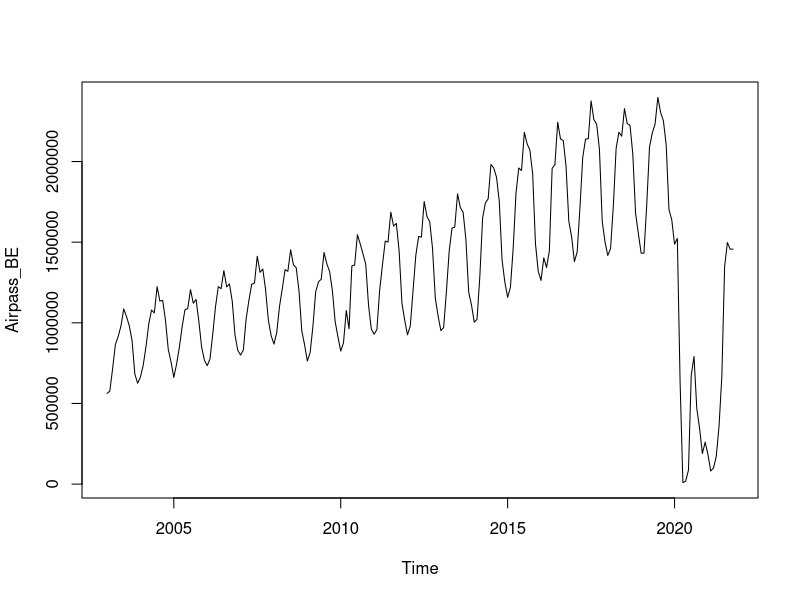
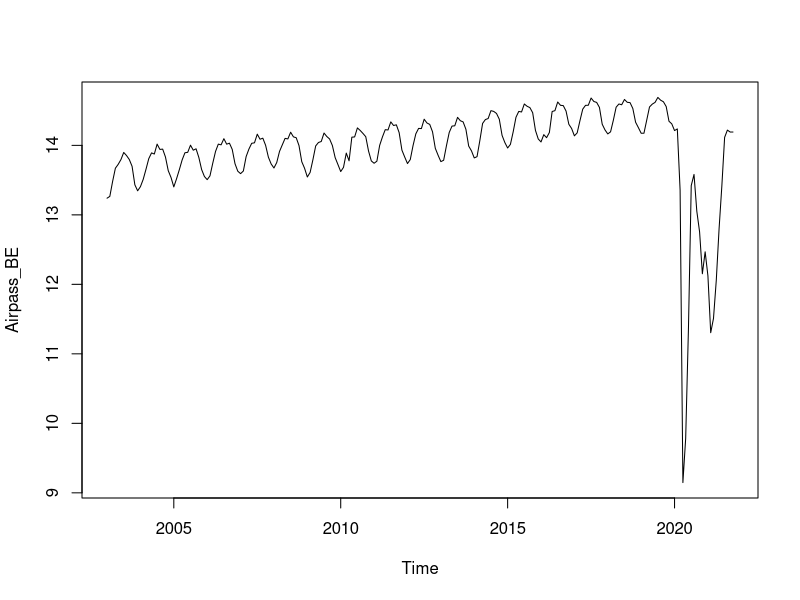
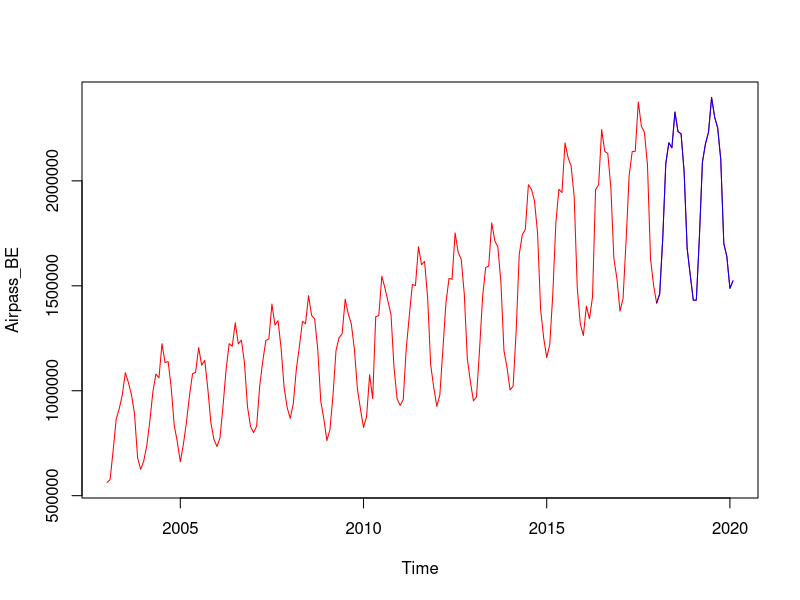

Generate these figures, in order, with R: (Note: this script raises an error after producing the figures.)
library(readxl)
library(dplyr)

setwd("C:/Users/nramanna/OneDrive - IESEG/Desktop/Forecasting") # Specify the working directory here.

data <- read_excel("DataSets2022.xlsx", sheet="Airpass_BE") # reading the data
airpass_BE <- ts(data[,2], frequency = 12, start = 2003)
plot(airpass_BE)
train <- window(airpass_BE,start = 2003, end=c(2017,12))
test <- window(airpass_BE, start = c(2018,1), end=c(2020,2))
train_test <- window(airpass_BE, end=c(2020,2))
plot(log(airpass_BE))

##Question 1
plot(train_test, col = 'red') #time series plot
lines(test, col="blue")
tsdisplay(train_test)
seasonplot(train_test, year.labels=TRUE, year.labels.left=TRUE,
           main="Seasonal plot",
           ylab="Number of passengers",
           col=rainbow(20), 
           pch=19)
monthplot(train_test, main="Seasonal subseries plot", 
          ylab = "Number of passengers",
          xlab="month", type="l")

acf(airpass_BE)

# Finding the optimal lambda value
l <- BoxCox.lambda(train_test)
l <- 0
summary(fit1)
summary(fit2)


h <- length(test)

#Question 3

# Seasonal naive
air_m1 <- snaive(train, h=h, lambda = 0)  # seasonal naive
checkresiduals(air_m1)
plot(air_m1)
accuracy(air_m1,test)[,c(2,3,5,6)]
# Question 4
#Forecasting by decomposition
air_m2 <- stlf(train, method="naive", h=h)
air_m3 <- stlf(train, method="rwdrift", h=h)
air_m4 <- stlf(train, method="ets", h=h)
air_m5 <- stlf(train, method="arima", h=h)
checkresiduals(air_m5)
#Forecasting by decomposition - log transformed
air_m6 <- stlf(train, method="naive", h=h, lambda = 0, biasadj = TRUE, s.window = 'periodic')
air_m7 <- stlf(train, method="rwdrift", h=h, lambda = 0, biasadj = TRUE,s.window = 'periodic')
air_m8 <- stlf(train, method="ets", h=h, lambda = 0, biasadj = TRUE, s.window = 'periodic')
air_m9 <- stlf(train, method="arima", h=h, lambda = 0, biasadj = TRUE, s.window = 'periodic')
checkresiduals(air_m6)
#####################################################################
#### shorter procedure for accuracy and residual diagnostic table ###
#####################################################################

#list of models

models <- c("STL naive lambda", "STL rwdrift lambda", "STL ets lambda", "STL arima lambda" )

n <- length(models); n   #number of models

#naming of models for the given data set
m <- "air_m"

#naming of training and test set
trainset <- train
testset <- test

#prepare the accuracy tables
a_train <- matrix(nrow = 0, ncol = 5)
a_test  <- matrix(nrow = 0, ncol = 5)

#prepare the residual diagnostic table
res_matrix <- matrix(nrow = n, ncol = 4)
rownames(res_matrix) <- models
colnames(res_matrix) <- c("nr", "Q*", "df", "p-value")

#for loop to collect measures
for(i in 1:4) 
{
  #accuracy measures
  assign(paste0("a_m", i), accuracy(get(paste0(m, i)), testset)[,c(2,3,5,6)])
  a_train <- rbind(a_train, c(i, get(paste0("a_m", i))[1,]))
  a_test <- rbind(a_test, c(i, get(paste0("a_m", i))[2,]))
  
  #residual diagnostics  
  assign(paste0("res_m", i), checkresiduals(get(paste0(m, i)), plot = FALSE))
  res_matrix[i,] <- c(i, get(paste0("res_m", i))$statistic, 
                      get(paste0("res_m", i))$parameter, 
                      get(paste0("res_m", i))$p.value)
}

rownames(a_train) <- models
colnames(a_train)[1] <- "nr"

rownames(a_test) <- models
colnames(a_test)[1] <- "nr"

a_train
a_test
round(res_matrix, digits = 4)
#####################################################################
#### end of procedure for accuracy and residual diagnostic table ###
#####################################################################


plot(air_m1)
checkresiduals(air_m1)

## Question 5
# Seasonal exponential smoothing methods
air_m10 <- hw(train, damped = FALSE, seasonal = "additive", h=h)
air_m11 <- hw(train, damped = TRUE, seasonal = "additive", h=h)
air_m12 <- hw(train, damped = FALSE, seasonal = "multiplicative", h=h)
air_m13 <- hw(train, damped = TRUE, seasonal = "multiplicative", h=h)

# Seasonal exponential smoothing methods - log transformed
air_m14 <- hw(train, damped = FALSE, seasonal = "additive", lambda = 0, biasadj = TRUE, h=h)
air_m15 <- hw(train, damped = TRUE, seasonal = "additive", lambda = 0, biasadj = TRUE, h=h)
accuracy(air_m14, test)[,c(2,3,5,6)]
checkresiduals(air_m14)
accuracy(air_m15, test)[,c(2,3,5,6)]
checkresiduals(air_m15)
plot(air_m15)

l<-0
m1 <- ets(train, model = "AAA", damped = TRUE)
air_m1 <- forecast(m1, h=h)     
m2 <- ets(train, model = "MAA", damped = TRUE)
air_m2 <- forecast(m2, h=h)     
m3 <- ets(train, model = "MAM", damped = TRUE)
air_m3 <- forecast(m3, h=h)     
m4 <- ets(train, model = "AAA", damped = FALSE, lambda = l, biasadj = TRUE)
air_m4 <- forecast(m4, h=h)     
m5 <- ets(train, model = "AAA", damped = TRUE, lambda = l, biasadj = TRUE)
air_m5 <- forecast(m5, h=h)     
checkresiduals(air_m5)
plot(air_m5)
# ETS Automated procedure
m6 <- ets(train, lambda = l, biasadj = TRUE)
air_m6 <- forecast(m6, h=h)
checkresiduals(air_m6)

#list of models
models <- c("AAdA", "MAdA", "MAdM", "AAA lambda", "AAdA lambda", 'Auto ETS')



n <- length(models); n   #number of models

#naming of models for the given data set
m <- "air_m"

#naming of training and test set
trainset <- train
testset <- test

#prepare the accuracy tables
a_train <- matrix(nrow = 0, ncol = 5)
a_test  <- matrix(nrow = 0, ncol = 5)

#prepare the residual diagnostic table
res_matrix <- matrix(nrow = n, ncol = 4)
rownames(res_matrix) <- models
colnames(res_matrix) <- c("nr", "Q*", "df", "p-value")

#for loop to collect measures
for(i in 1:6) 
{
  #accuracy measures
  assign(paste0("a_m", i), accuracy(get(paste0(m, i)), testset)[,c(2,3,5,6)])
  a_train <- rbind(a_train, c(i, get(paste0("a_m", i))[1,]))
  a_test <- rbind(a_test, c(i, get(paste0("a_m", i))[2,]))
  
  #residual diagnostics  
  assign(paste0("res_m", i), checkresiduals(get(paste0(m, i)), plot = FALSE))
  res_matrix[i,] <- c(i, get(paste0("res_m", i))$statistic, 
                      get(paste0("res_m", i))$parameter, 
                      get(paste0("res_m", i))$p.value)
}

rownames(a_train) <- models
colnames(a_train)[1] <- "nr"

rownames(a_test) <- models
colnames(a_test)[1] <- "nr"

a_train
a_test
round(res_matrix, digits = 4)
#####################################################################
#### end of procedure for accuracy and residual diagnostic table ###
#####################################################################


# Question Arima
# ARIMA models
nsdiffs(train)
ndiffs(diff(train,12), test = "adf")

m17 <- auto.arima(train, stepwise = FALSE, approximation = FALSE)
air_m17 <- forecast(m17, h=h)
accuracy(air_m17, test)[,c(2,3,5,6)]
m18 <- auto.arima(train, stepwise = FALSE, approximation = FALSE, lambda = 0, biasadj = TRUE)
air_m18 <- forecast(m18, h=h)
accuracy(air_m18, test)[,c(2,3,5,6)]
m19 <- auto.arima(train, stepwise = FALSE, approximation = FALSE, d=1, D=1)
air_m19 <- forecast(m19, h=h)
accuracy(air_m19, test)[,c(2,3,5,6)]
checkresiduals(air_m19)
m20 <- auto.arima(train, stepwise = FALSE, approximation = FALSE, lambda = 0, biasadj = TRUE, d=1, D=1)
air_m20 <- forecast(m20, h=h)
accuracy(air_m20, test)[,c(2,3,5,6)]
checkresiduals(air_m20)
plot(air_m20)
plot(air_m17)
checkresiduals(air_m17)
#####################################################################
# Question 7
air_m1 <- snaive(train, h=h, lambda = 0)
air_m2 <- stlf(train, method="ets", h=h, lambda = 0, biasadj = TRUE, s.window = 'periodic')
m3 <- ets(train, model = "AAA", damped = TRUE, lambda = l, biasadj = TRUE)
air_m3 <- forecast(m3, h=h)
m4 <- ets(train, lambda = l, biasadj = TRUE)
air_m4 <- forecast(m4, h=h)
m5 <- auto.arima(train, stepwise = FALSE, approximation = FALSE)
air_m5 <- forecast(m5, h=h)
summary(m5)
checkresiduals(air_m5)
#####################################################################
#### shorter procedure for accuracy and residual diagnostic table ###
#####################################################################

#list of models
models <- c("Seasonal Naive method", "STL ets lambda",
             "AAdA",'Auto ETS',"ARIMA")



n <- length(models); n   #number of models

#naming of models for the given data set
m <- "air_m"

#naming of training and test set
trainset <- train
testset <- test

#prepare the accuracy tables
a_train <- matrix(nrow = 0, ncol = 5)
a_test  <- matrix(nrow = 0, ncol = 5)

#prepare the residual diagnostic table
res_matrix <- matrix(nrow = n, ncol = 4)
rownames(res_matrix) <- models
colnames(res_matrix) <- c("nr", "Q*", "df", "p-value")

#for loop to collect measures
for(i in 1:5) 
{
  #accuracy measures
  assign(paste0("a_m", i), accuracy(get(paste0(m, i)), testset)[,c(2,3,5,6)])
  a_train <- rbind(a_train, c(i, get(paste0("a_m", i))[1,]))
  a_test <- rbind(a_test, c(i, get(paste0("a_m", i))[2,]))
  
  #residual diagnostics  
  assign(paste0("res_m", i), checkresiduals(get(paste0(m, i)), plot = FALSE))
  res_matrix[i,] <- c(i, get(paste0("res_m", i))$statistic, 
                      get(paste0("res_m", i))$parameter, 
                      get(paste0("res_m", i))$p.value)
}

rownames(a_train) <- models
colnames(a_train)[1] <- "nr"

rownames(a_test) <- models
colnames(a_test)[1] <- "nr"

a_train
a_test
round(res_matrix, digits = 4)
#####################################################################
#### end of procedure for accuracy and residual diagnostic table ###
#####################################################################

# Question 8-9
m4 <- ets(train_test, lambda = l, biasadj = TRUE)
air_m4 <- forecast(m4, h=34)
plot(airpass_BE, main="Air Passengers Forecast", ylab="Number of passangers",xlab="Year")
lines(air_m4$mean,col=4)
legend("topleft",lty=2,col=c(4,2,3),
       legend=c("ETS(AAdA)"), cex = 0.6)
checkresiduals(air_m4)
